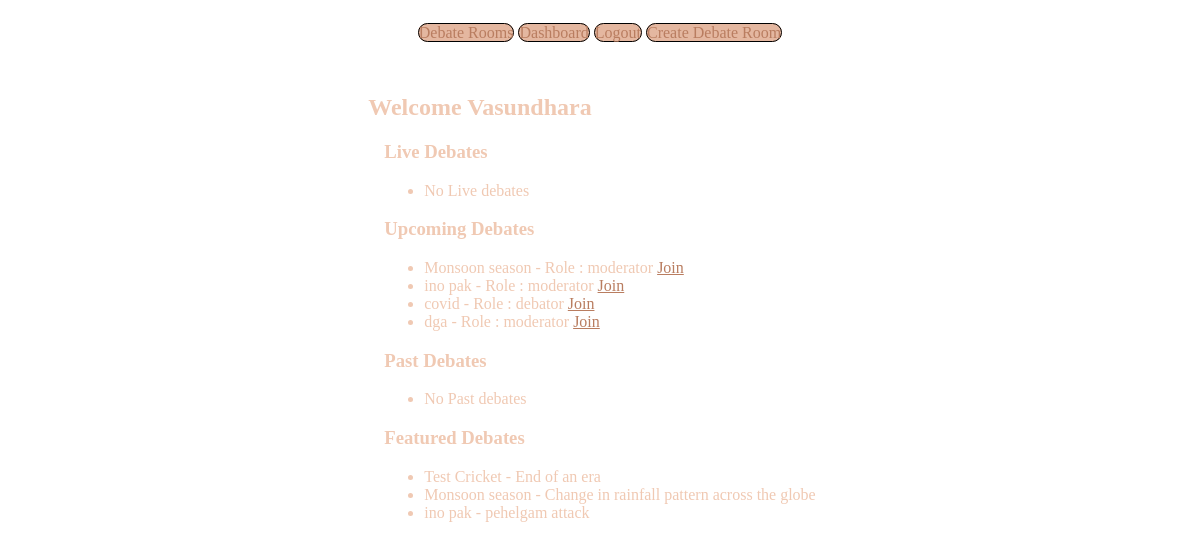
Before: /debates/dashboard/ (signed in) with the older database file.
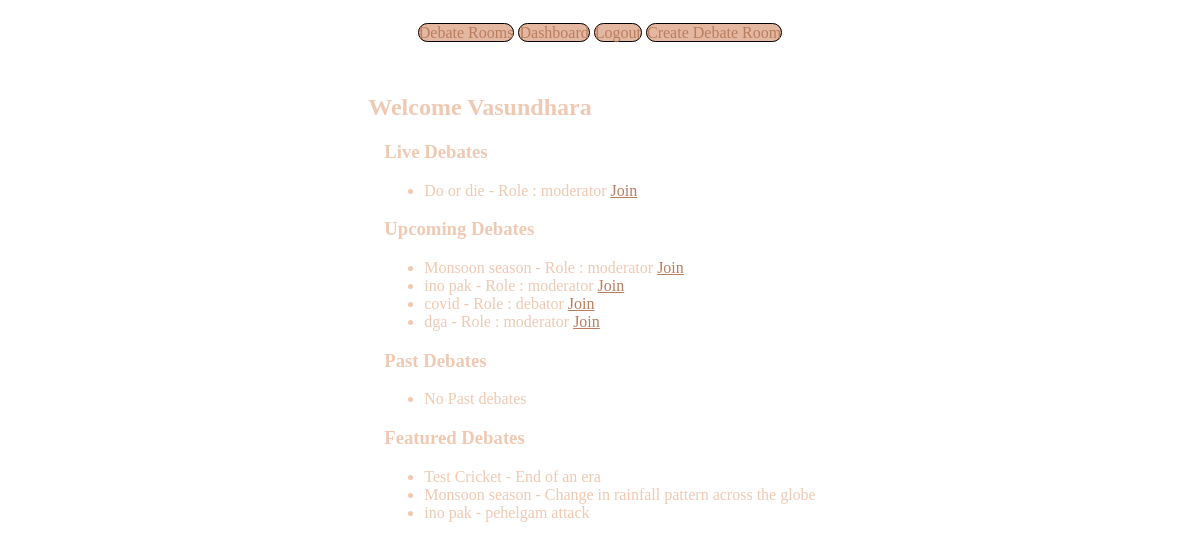
After: the same page with the newer database file.
### debates/models.py (models this page shows, shortened)
class RoomParticipant(models.Model):
    ROLE_CHOICES = [
        ("moderator","Moderator"),
        ("debater","Debater"),
        ("audience","Audience")
    ]
    user = models.ForeignKey(settings.AUTH_USER_MODEL, on_delete= models.CASCADE)
    room = models.ForeignKey(DebateRoom, on_delete=models.CASCADE, related_name="participants")
    role = models.CharField(max_length=10,choices = ROLE_CHOICES)
    joined_at = models.DateTimeField(auto_now_add=True)
    is_muted = models.BooleanField(default=False)
    is_kicked = models.BooleanField(default = False)
    class Meta:
        unique_together = ('user', 'room')

class DebateRoom(models.Model):
    Format_Choice = [
        ('1v1', '1v1'),
        ('panel','panel'),
    ]
    title = models.CharField(max_length = 255)
    description = models.TextField(blank = True)
    topic = models.CharField(max_length=255)
    created_by = models.ForeignKey(settings.AUTH_USER_MODEL,on_delete = models.CASCADE, related_name = "participants")
    is_private = models.BooleanField(default = True)
    debate_format = models.CharField(max_length=10, choices = Format_Choice,default = "1v1")
    timer_per_round = models.IntegerField(default = 180)
    allow_entry = models.BooleanField(default=True)
    is_live = models.BooleanField(default = False)
    start_time = models.DateTimeField(null=True, blank=True)
    created_at = models.DateTimeField(auto_now_add=True)
    is_featured = models.BooleanField(default = False)
    winner_declared = models.BooleanField(default=False)
    winner = models.ForeignKey(settings.AUTH_USER_MODEL, null=True, blank=True, on_delete=models.SET_NULL, related_name='won_debates')

### debates/views.py (the view)
# urls.py: path('dashboard/',views.dashboard, name="dashboard"),
@login_required
def dashboard(request):
    my_participations = RoomParticipant.objects.select_related('room').filter(user=request.user)
    live_rooms = my_participations.filter(room__is_live = True).filter(
        room__start_time__isnull=False  # Not started yet
    )
    upcoming_rooms = my_participations.filter(room__is_live = False).filter(
        room__start_time__isnull=True  # Not started yet
    )
    past_rooms = my_participations.filter(room__is_live = False).exclude(
        room__start_time__isnull=True  # to make sure it's a finished debate
    )
    featured_rooms = DebateRoom.objects.filter(is_featured = True)
    return render(request, 'debates/dashboard.html',{
        'live_rooms' : live_rooms,
        'upcoming_rooms': upcoming_rooms,
        'past_rooms' : past_rooms,
        'featured_rooms' : featured_rooms,
    })

### debates/templates/debates/dashboard.html
{% extends "debates/layout.html" %}
{% block body %}
    <div class="container">
        <h2>Welcome {{user.username}}</h2>
        <div class="section">
            <h3>Live Debates</h3>
            <ul>
                {% for participant in live_rooms %}
                <li>{{ participant.room.title}} - Role : {{participant.role}}
                    <a href="{% url 'debate_room_detail' participant.room.id %}">Join</a>
                </li>
                {% empty %}
                <li>No Live debates</li>
                {% endfor %}
            </ul>
        </div>
        <div class="section">
            <h3>Upcoming Debates</h3>
            <ul>
                {% for participant in upcoming_rooms %}
                <li>{{ participant.room.title}} - Role : {{participant.role}}
                    <a href="{% url 'debate_room_detail' participant.room.id %}">Join</a>
                </li>
                {% empty %}
                <li>No Upcoming debates</li>
                {% endfor %}
            </ul>
        </div>
        <div class="section">
            <h3>Past Debates</h3>
            <ul>
                {% for participant in past_rooms %}
                <li>{{participant.room.title}} - Role : {{participant.role}}</li>
                {% empty %}
                <li>No Past debates</li>
                {% endfor %}
            </ul>
        </div>
        <div class="section">
            <h3>Featured Debates</h3>
            <ul>
                {% for room in featured_rooms %}
                <li>{{ room.title }} - {{ room.description }}</li>
                {% empty %}
                <li>No featured debates currently.</li>
                {% endfor %}
            </ul>
        </div>
    </div>
{% endblock %}

Changed rows visible on the page:
added RoomParticipant: room "Do or die", role "moderator", shown under "Live Debates"
Other visible differences:
text no longer shown: "No Live debates"
